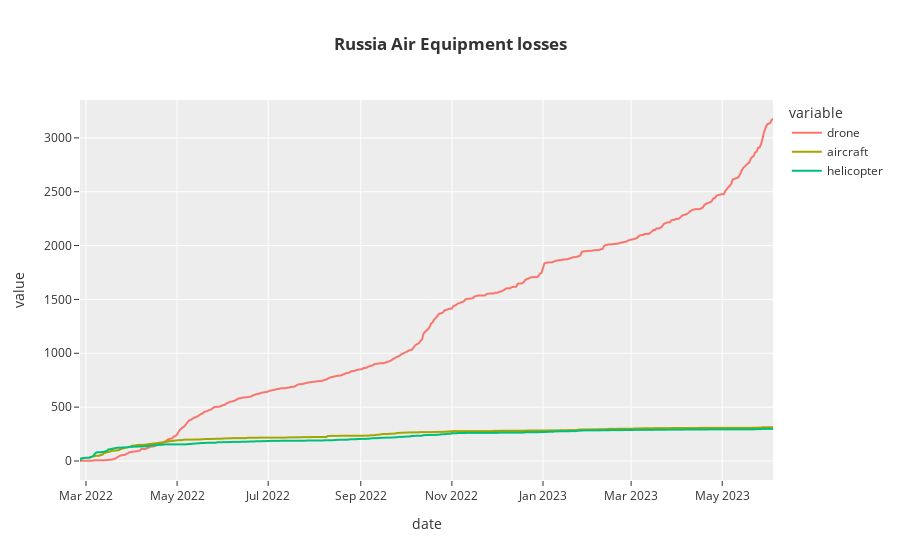
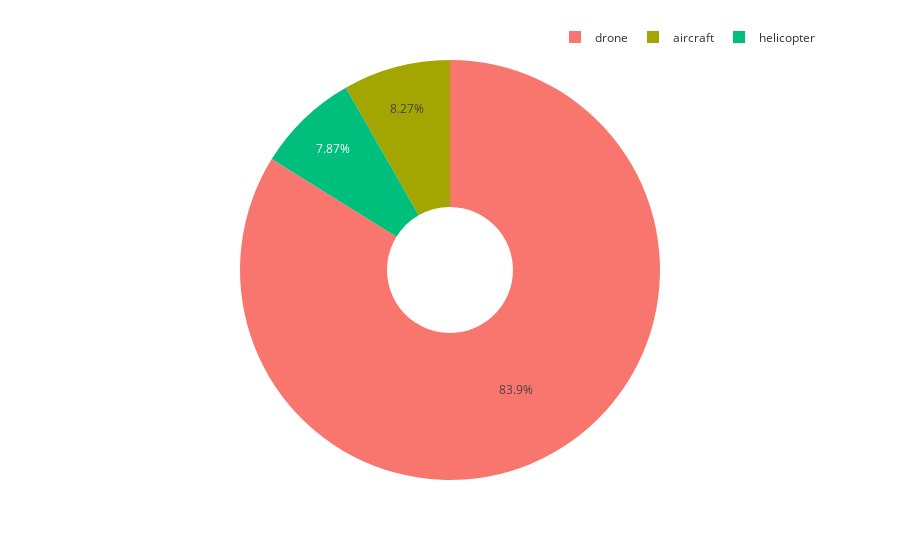

The code cell stored with these charts, in order, in its notebook:
### Code cell
fig=px.line(df2,x='date',y=['drone','aircraft','helicopter'],template='ggplot2',title='<b>Russia Air Equipment losses')
fig.show()
names=['aircraft','helicopter','drone']
values=[df2['aircraft'].max(),df2['helicopter'].max(),df2['drone'].max()]
fig=px.pie(names=names,values=values,hole=.3,template='ggplot2')
fig.update_layout(title_x=0.5,legend=dict(orientation='h',yanchor='bottom',y=1.02,xanchor='right',x=1))

### Figure 1 — Plotly figure (JSON) as saved in the notebook; plotly's stock layout.template omitted (floating-point values rounded to 4 significant figures; data arrays with more than 128 entries replaced by an {"elided": "..."} marker saying what was removed)
{"data": [{"hovertemplate": "variable=drone<br>date=%{x}<br>value=%{y}<extra></extra>", "legendgroup": "drone", "line": {"color": "#F8766D", "dash": "solid"}, "marker": {"symbol": "circle"}, "mode": "lines", "name": "drone", "showlegend": true, "type": "scattergl", "x": {"elided": "465 str values"}, "xaxis": "x", "y": {"elided": "465 int values"}, "yaxis": "y"}, {"hovertemplate": "variable=aircraft<br>date=%{x}<br>value=%{y}<extra></extra>", "legendgroup": "aircraft", "line": {"color": "#A3A500", "dash": "solid"}, "marker": {"symbol": "circle"}, "mode": "lines", "name": "aircraft", "showlegend": true, "type": "scattergl", "x": {"elided": "465 str values"}, "xaxis": "x", "y": {"elided": "465 int values"}, "yaxis": "y"}, {"hovertemplate": "variable=helicopter<br>date=%{x}<br>value=%{y}<extra></extra>", "legendgroup": "helicopter", "line": {"color": "#00BF7D", "dash": "solid"}, "marker": {"symbol": "circle"}, "mode": "lines", "name": "helicopter", "showlegend": true, "type": "scattergl", "x": {"elided": "465 str values"}, "xaxis": "x", "y": {"elided": "465 int values"}, "yaxis": "y"}], "layout": {"legend": {"title": {"text": "variable"}, "tracegroupgap": 0}, "title": {"text": "<b>Russia Air Equipment losses"}, "xaxis": {"anchor": "y", "domain": [0, 1], "title": {"text": "date"}}, "yaxis": {"anchor": "x", "domain": [0, 1], "title": {"text": "value"}}}}

### Figure 2 — Plotly figure (JSON) as saved in the notebook; plotly's stock layout.template omitted (floating-point values rounded to 4 significant figures)
{"data": [{"domain": {"x": [0, 1], "y": [0, 1]}, "hole": 0.3, "hovertemplate": "label=%{label}<br>value=%{value}<extra></extra>", "labels": ["aircraft", "helicopter", "drone"], "legendgroup": "", "name": "", "showlegend": true, "type": "pie", "values": [313, 298, 3175]}], "layout": {"legend": {"orientation": "h", "tracegroupgap": 0, "x": 1, "xanchor": "right", "y": 1.02, "yanchor": "bottom"}, "margin": {"t": 60}, "title": {"x": 0.5}}}
